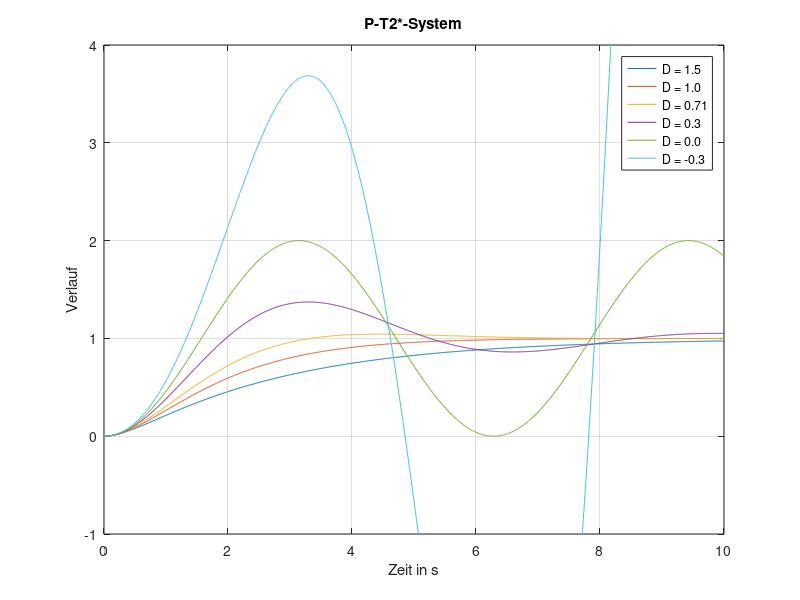
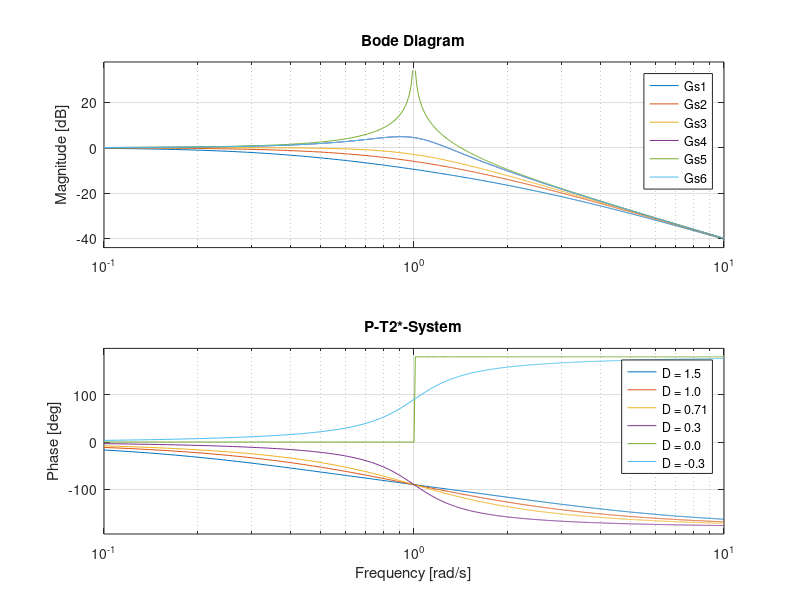

Reproduce these figures in MATLAB, in order.
% DGl.m – M-Skript zur Untersuchung von DGl 2. Ordnung
% © Manfred Lohöfener, HS Merseburg, 08.05.2014
% getestet mit GNU Octave + Control sowie MATLAB + CST

clear; close all	% sicher ist sicher

K = 1.0;	% Verstärkung
T = 1.0;	% s – Kennzeitkonstante

% Kenndämpfungen D
D1 = 1.5;	% aperiodisch
D2 = 1.0;	% aperiodischer Grenzfall
D3 = 1/sqrt(2);	% Resonanzgrenzfall D = 0.71
D4 = 0.3;	% periodisch
D5 = 0.0;	% ungedämpft
D6 = -0.3;	% ungedämpft

s = tf('s');	% Laplace-Op bauen
t = 0.0: 0.01: 10;	% s – Zeitbereich
f = 0.1: 0.01: 10;	% rad/s – Frequenzbereich

Gs1 = K / (T^2*s^2 + 2*D1*T*s + 1);
Gs2 = K / (T^2*s^2 + 2*D2*T*s + 1);
Gs3 = K / (T^2*s^2 + 2*D3*T*s + 1);
Gs4 = K / (T^2*s^2 + 2*D4*T*s + 1);
Gs5 = K / (T^2*s^2 + 2*D5*T*s + 1);
Gs6 = K / (T^2*s^2 + 2*D6*T*s + 1);

figure(1)
plot(t, step(Gs1, t), t, step(Gs2, t), t, step(Gs3, t), t, step(Gs4, t), t, step(Gs5, t), t, step(Gs6, t))
title('P-T2*-System')
ylim([-1 4])
xlabel('Zeit in s')
ylabel('Verlauf')
legend('D = 1.5', 'D = 1.0', 'D = 0.71', 'D = 0.3', 'D = 0.0', 'D = -0.3')
grid ('on')

figure(2)
bode(Gs1, Gs2, Gs3, Gs4, Gs5, Gs6, f)
title('P-T2*-System')
legend('D = 1.5', 'D = 1.0', 'D = 0.71', 'D = 0.3', 'D = 0.0', 'D = -0.3')
grid ('on')
